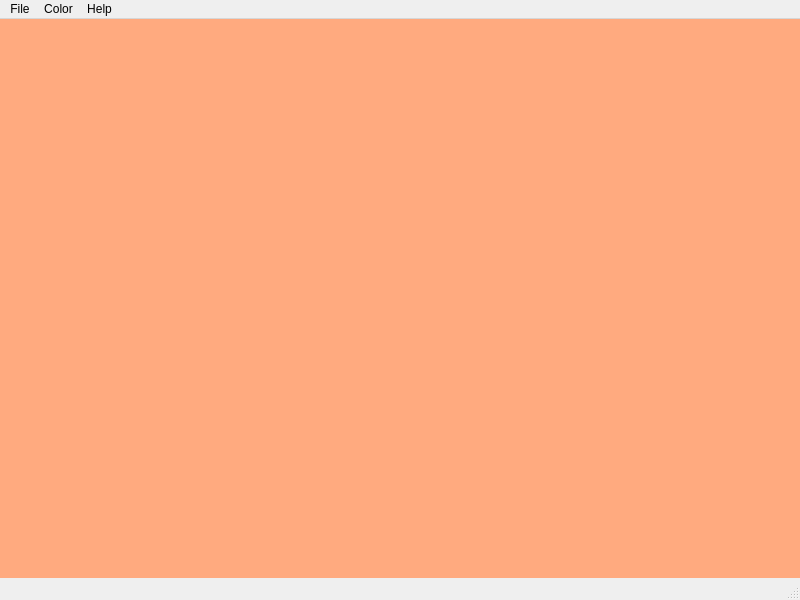
<?xml version="1.0" encoding="UTF-8"?>
<ui version="4.0">
 <class>MainWindow</class>
 <widget class="QMainWindow" name="MainWindow">
  <property name="enabled">
   <bool>true</bool>
  </property>
  <property name="geometry">
   <rect>
    <x>0</x>
    <y>0</y>
    <width>800</width>
    <height>600</height>
   </rect>
  </property>
  <property name="windowTitle">
   <string>MainWindow</string>
  </property>
  <property name="styleSheet">
   <string notr="true"/>
  </property>
  <widget class="QWidget" name="centralwidget">
   <property name="mouseTracking">
    <bool>false</bool>
   </property>
   <property name="autoFillBackground">
    <bool>false</bool>
   </property>
   <property name="styleSheet">
    <string notr="true">background-color: rgb(255, 170, 127);</string>
   </property>
  </widget>
  <widget class="QMenuBar" name="menubar">
   <property name="geometry">
    <rect>
     <x>0</x>
     <y>0</y>
     <width>800</width>
     <height>25</height>
    </rect>
   </property>
   <widget class="QMenu" name="menuFile">
    <property name="title">
     <string>File</string>
    </property>
    <addaction name="actionOpen"/>
    <addaction name="actionSave_as"/>
    <addaction name="actionClose"/>
    <addaction name="actionExit"/>
   </widget>
   <widget class="QMenu" name="menuColor">
    <property name="title">
     <string>Color</string>
    </property>
    <addaction name="actionPen"/>
    <addaction name="actionBrush"/>
   </widget>
   <widget class="QMenu" name="menuHelp">
    <property name="title">
     <string>Help</string>
    </property>
    <addaction name="actionAbout"/>
   </widget>
   <addaction name="menuFile"/>
   <addaction name="menuColor"/>
   <addaction name="menuHelp"/>
  </widget>
  <widget class="QStatusBar" name="statusbar"/>
  <action name="actionOpen">
   <property name="text">
    <string>Open</string>
   </property>
  </action>
  <action name="actionSave_as">
   <property name="text">
    <string>Save as</string>
   </property>
  </action>
  <action name="actionClose">
   <property name="text">
    <string>Close</string>
   </property>
  </action>
  <action name="actionExit">
   <property name="text">
    <string>Exit</string>
   </property>
  </action>
  <action name="actionPen">
   <property name="text">
    <string>Pen...</string>
   </property>
  </action>
  <action name="actionBrush">
   <property name="text">
    <string>Brush...</string>
   </property>
  </action>
  <action name="actionAbout">
   <property name="text">
    <string>About</string>
   </property>
  </action>
 </widget>
 <resources/>
 <connections/>
</ui>
